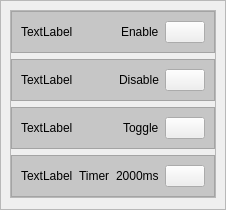
         <widget class="QWidget" name="scrollAreaWidgetContents_2">
          <property name="geometry">
           <rect>
            <x>0</x>
            <y>0</y>
            <width>214</width>
            <height>210</height>
           </rect>
          </property>
          <layout class="QVBoxLayout" name="verticalLayout_6">
           <property name="spacing">
            <number>0</number>
           </property>
           <property name="leftMargin">
            <number>0</number>
           </property>
           <property name="topMargin">
            <number>0</number>
           </property>
           <property name="rightMargin">
            <number>0</number>
           </property>
           <property name="bottomMargin">
            <number>0</number>
           </property>
           <item>
            <widget class="QFrame" name="frame_7">
             <property name="frameShape">
              <enum>QFrame::StyledPanel</enum>
             </property>
             <property name="frameShadow">
              <enum>QFrame::Raised</enum>
             </property>
             <layout class="QVBoxLayout" name="verticalLayout_7">
              <item>
               <widget class="QFrame" name="frameTwitch">
                <property name="frameShape">
                 <enum>QFrame::StyledPanel</enum>
                </property>
                <property name="frameShadow">
                 <enum>QFrame::Raised</enum>
                </property>
                <layout class="QVBoxLayout" name="verticalLayout_8">
                 <property name="leftMargin">
                  <number>0</number>
                 </property>
                 <property name="topMargin">
                  <number>0</number>
                 </property>
                 <property name="rightMargin">
                  <number>0</number>
                 </property>
                 <property name="bottomMargin">
                  <number>0</number>
                 </property>
                 <item>
                  <widget class="QFrame" name="frame_9">
                   <property name="styleSheet">
                    <string notr="true">QFrame{
	background-color: rgba(0, 0, 0, 44);
}</string>
                   </property>
                   <property name="frameShape">
                    <enum>QFrame::StyledPanel</enum>
                   </property>
                   <property name="frameShadow">
                    <enum>QFrame::Raised</enum>
                   </property>
                   <layout class="QHBoxLayout" name="horizontalLayout_6">
                    <item>
                     <widget class="QLabel" name="label_4">
                      <property name="sizePolicy">
                       <sizepolicy hsizetype="Expanding" vsizetype="Preferred">
                        <horstretch>0</horstretch>
                        <verstretch>0</verstretch>
                       </sizepolicy>
                      </property>
                      <property name="styleSheet">
                       <string notr="true">background-color: rgba(255, 255, 255, 0);</string>
                      </property>
                      <property name="text">
                       <string>TextLabel</string>
                      </property>
                     </widget>
                    </item>
                    <item>
                     <widget class="QLabel" name="label_38">
                      <property name="sizePolicy">
                       <sizepolicy hsizetype="Fixed" vsizetype="Preferred">
                        <horstretch>0</horstretch>
                        <verstretch>0</verstretch>
                       </sizepolicy>
                      </property>
                      <property name="styleSheet">
                       <string notr="true">background-color: rgba(255, 255, 255, 0);</string>
                      </property>
                      <property name="text">
                       <string>Enable</string>
                      </property>
                     </widget>
                    </item>
                    <item>
                     <widget class="QPushButton" name="pushButton_6">
                      <property name="sizePolicy">
                       <sizepolicy hsizetype="Preferred" vsizetype="Fixed">
                        <horstretch>0</horstretch>
                        <verstretch>0</verstretch>
                       </sizepolicy>
                      </property>
                      <property name="text">
                       <string/>
                      </property>
                      <property name="icon">
                       <iconset>
                        <normaloff>../Icons/mobile-trash-ui-svgrepo-com.svg</normaloff>../Icons/mobile-trash-ui-svgrepo-com.svg</iconset>
                      </property>
                     </widget>
                    </item>
                   </layout>
                  </widget>
                 </item>
                 <item>
                  <widget class="QFrame" name="frame_46">
                   <property name="styleSheet">
                    <string notr="true">QFrame{
	background-color: rgba(0, 0, 0, 44);
}</string>
                   </property>
                   <property name="frameShape">
                    <enum>QFrame::StyledPanel</enum>
                   </property>
                   <property name="frameShadow">
                    <enum>QFrame::Raised</enum>
                   </property>
                   <layout class="QHBoxLayout" name="horizontalLayout_35">
                    <item>
                     <widget class="QLabel" name="label_37">
                      <property name="sizePolicy">
                       <sizepolicy hsizetype="Expanding" vsizetype="Preferred">
                        <horstretch>0</horstretch>
                        <verstretch>0</verstretch>
                       </sizepolicy>
                      </property>
                      <property name="styleSheet">
                       <string notr="true">background-color: rgba(255, 255, 255, 0);</string>
                      </property>
                      <property name="text">
                       <string>TextLabel</string>
                      </property>
                     </widget>
                    </item>
                    <item>
                     <widget class="QLabel" name="label_39">
                      <property name="sizePolicy">
                       <sizepolicy hsizetype="Fixed" vsizetype="Preferred">
                        <horstretch>0</horstretch>
                        <verstretch>0</verstretch>
                       </sizepolicy>
                      </property>
                      <property name="styleSheet">
                       <string notr="true">background-color: rgba(255, 255, 255, 0);</string>
                      </property>
                      <property name="text">
                       <string>Disable</string>
                      </property>
                     </widget>
                    </item>
                    <item>
                     <widget class="QPushButton" name="pushButton_22">
                      <property name="sizePolicy">
                       <sizepolicy hsizetype="Preferred" vsizetype="Fixed">
                        <horstretch>0</horstretch>
                        <verstretch>0</verstretch>
                       </sizepolicy>
                      </property>
                      <property name="text">
                       <string/>
                      </property>
                      <property name="icon">
                       <iconset>
                        <normaloff>../Icons/mobile-trash-ui-svgrepo-com.svg</normaloff>../Icons/mobile-trash-ui-svgrepo-com.svg</iconset>
                      </property>
                     </widget>
                    </item>
                   </layout>
                  </widget>
                 </item>
                 <item>
                  <widget class="QFrame" name="frame_42">
                   <property name="styleSheet">
                    <string notr="true">QFrame{
	background-color: rgba(0, 0, 0, 44);
}</string>
                   </property>
                   <property name="frameShape">
                    <enum>QFrame::StyledPanel</enum>
                   </property>
                   <property name="frameShadow">
                    <enum>QFrame::Raised</enum>
                   </property>
                   <layout class="QHBoxLayout" name="horizontalLayout_34">
                    <item>
                     <widget class="QLabel" name="label_36">
                      <property name="sizePolicy">
                       <sizepolicy hsizetype="Expanding" vsizetype="Preferred">
                        <horstretch>0</horstretch>
                        <verstretch>0</verstretch>
                       </sizepolicy>
                      </property>
                      <property name="styleSheet">
                       <string notr="true">background-color: rgba(255, 255, 255, 0);</string>
                      </property>
                      <property name="text">
                       <string>TextLabel</string>
                      </property>
                     </widget>
                    </item>
                    <item>
                     <widget class="QLabel" name="label_40">
                      <property name="sizePolicy">
                       <sizepolicy hsizetype="Fixed" vsizetype="Preferred">
                        <horstretch>0</horstretch>
                        <verstretch>0</verstretch>
                       </sizepolicy>
                      </property>
                      <property name="styleSheet">
                       <string notr="true">background-color: rgba(255, 255, 255, 0);</string>
                      </property>
                      <property name="text">
                       <string>Toggle</string>
                      </property>
                     </widget>
                    </item>
                    <item>
                     <widget class="QPushButton" name="pushButton_21">
                      <property name="sizePolicy">
                       <sizepolicy hsizetype="Preferred" vsizetype="Fixed">
                        <horstretch>0</horstretch>
                        <verstretch>0</verstretch>
                       </sizepolicy>
                      </property>
                      <property name="text">
                       <string/>
                      </property>
                      <property name="icon">
                       <iconset>
                        <normaloff>../Icons/mobile-trash-ui-svgrepo-com.svg</normaloff>../Icons/mobile-trash-ui-svgrepo-com.svg</iconset>
                      </property>
                     </widget>
                    </item>
                   </layout>
                  </widget>
                 </item>
                 <item>
                  <widget class="QFrame" name="frame_10">
                   <property name="styleSheet">
                    <string notr="true">QFrame{
	background-color: rgba(0, 0, 0, 44);
}</string>
                   </property>
                   <property name="frameShape">
                    <enum>QFrame::StyledPanel</enum>
                   </property>
                   <property name="frameShadow">
                    <enum>QFrame::Raised</enum>
                   </property>
                   <layout class="QHBoxLayout" name="horizontalLayout_7">
                    <item>
                     <widget class="QLabel" name="label_5">
                      <property name="sizePolicy">
                       <sizepolicy hsizetype="Expanding" vsizetype="Preferred">
                        <horstretch>0</horstretch>
                        <verstretch>0</verstretch>
                       </sizepolicy>
                      </property>
                      <property name="styleSheet">
                       <string notr="true">background-color: rgba(255, 255, 255, 0);</string>
                      </property>
                      <property name="text">
                       <string>TextLabel</string>
                      </property>
                     </widget>
                    </item>
                    <item>
                     <widget class="QLabel" name="label_41">
                      <property name="sizePolicy">
                       <sizepolicy hsizetype="Fixed" vsizetype="Preferred">
                        <horstretch>0</horstretch>
                        <verstretch>0</verstretch>
                       </sizepolicy>
                      </property>
                      <property name="styleSheet">
                       <string notr="true">background-color: rgba(255, 255, 255, 0);</string>
                      </property>
                      <property name="text">
                       <string>Timer</string>
                      </property>
                     </widget>
                    </item>
                    <item>
                     <widget class="QLabel" name="label_42">
                      <property name="sizePolicy">
                       <sizepolicy hsizetype="Fixed" vsizetype="Preferred">
                        <horstretch>0</horstretch>
                        <verstretch>0</verstretch>
                       </sizepolicy>
                      </property>
                      <property name="styleSheet">
                       <string notr="true">background-color: rgba(255, 255, 255, 0);</string>
                      </property>
                      <property name="text">
                       <string>2000ms</string>
                      </property>
                     </widget>
                    </item>
                    <item>
                     <widget class="QPushButton" name="pushButton_7">
                      <property name="sizePolicy">
                       <sizepolicy hsizetype="Preferred" vsizetype="Fixed">
                        <horstretch>0</horstretch>
                        <verstretch>0</verstretch>
                       </sizepolicy>
                      </property>
                      <property name="text">
                       <string/>
                      </property>
                      <property name="icon">
                       <iconset>
                        <normaloff>../Icons/mobile-trash-ui-svgrepo-com.svg</normaloff>../Icons/mobile-trash-ui-svgrepo-com.svg</iconset>
                      </property>
                     </widget>
                    </item>
                   </layout>
                  </widget>
                 </item>
                </layout>
               </widget>
              </item>
              <item>
               <spacer name="verticalSpacer_2">
                <property name="orientation">
                 <enum>Qt::Vertical</enum>
                </property>
                <property name="sizeHint" stdset="0">
                 <size>
                  <width>20</width>
                  <height>28</height>
                 </size>
                </property>
               </spacer>
              </item>
             </layout>
            </widget>
           </item>
          </layout>
         </widget>
